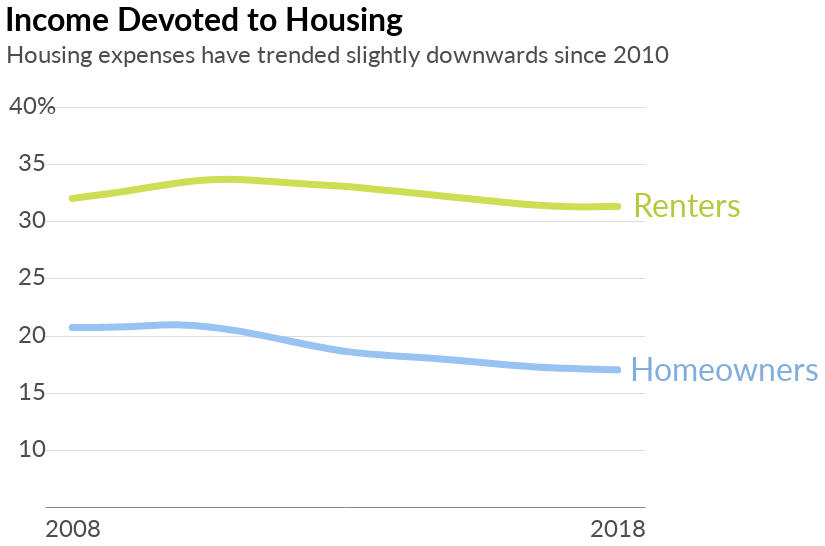

The cell this chart's notebook holds for it:
### Code cell
nat_comb_plot = (nat_mort + nat_rent + renters + homeowners + y_labels).configure_title(fontSize=32)
nat_comb_plot

### Figure 1 — Vega-Lite specification as saved in the notebook (floating-point values rounded to 4 significant figures)
{"width": 600, "height": 400, "background": "white", "config": {"title": {"fontSize": 32, "anchor": "start", "font": "Lato", "offset": 5}, "axisX": {"grid": false, "labelFont": "Lato", "labelFontSize": 16, "labelAngle": 0, "labelPadding": 10, "ticks": false, "tickSize": 5, "title": null, "titleFont": "Lato", "titleFontSize": 16, "titleFontWeight": "normal", "titleY": 30, "titleX": 280}, "axisY": {"grid": true, "gridOpacity": 1, "labelFont": "Lato", "labelFontSize": 16, "labelLimit": 100, "labelAlign": "left", "labelPadding": 20, "ticks": false, "title": null, "titleFont": "Lato", "titleFontWeight": "normal", "titleFontSize": 16, "titleAlign": "left", "titleAngle": 0, "titleY": -20, "titleX": -20, "domainWidth": 0}, "view": {"strokeOpacity": 0}}, "layer": [{"mark": {"type": "line", "color": "#97c2f2", "interpolate": "basis", "size": 7, "strokeCap": "round"}, "encoding": {"x": {"type": "ordinal", "axis": {"labelFontSize": 24, "labelOpacity": 0.7, "values": [2008, 2018]}, "field": "Year"}, "y": {"type": "quantitative", "axis": {"format": "%", "labelFontSize": 24, "labelOpacity": 0, "labelPadding": 40, "values": [0.1, 0.15, 0.2, 0.25, 0.3, 0.35, 0.4]}, "field": "Mort_Share_Inc_dec", "scale": {"domain": [0.05, 0.4]}}}}, {"mark": {"type": "line", "color": "#cede54", "interpolate": "basis", "size": 7, "strokeCap": "round"}, "encoding": {"x": {"type": "ordinal", "axis": {"labelFontSize": 24, "labelOpacity": 0.7, "values": [2008, 2018]}, "field": "Year"}, "y": {"type": "quantitative", "axis": {"format": "%", "labelFontSize": 24, "labelOpacity": 0, "labelPadding": 40, "titleFontSize": 24, "titleOpacity": 0.7, "titleX": -40, "titleY": -40, "values": [0.1, 0.15, 0.2, 0.25, 0.3, 0.35, 0.4]}, "field": "Rent_Share_Inc_dec", "scale": {"domain": [0.05, 0.4]}, "title": "Housing expenses have trended slightly downwards since 2010"}}, "title": "Income Devoted to Housing"}, {"data": {"name": "data-5f7fb31f323ec38e6b91cf9c612472a5"}, "mark": {"type": "text", "color": "#b7c83e", "dx": 615, "dy": -357, "font": "lato", "fontSize": 32}, "encoding": {"text": {"type": "nominal", "field": "Text"}, "x": {"type": "ordinal", "field": "Year"}, "y": {"type": "quantitative", "field": "Numbers"}}}, {"data": {"name": "data-bd7968d3208dcea8303bdbd68c547dd1"}, "mark": {"type": "text", "color": "#81addc", "dx": 598, "dy": -136, "font": "lato", "fontSize": 32}, "encoding": {"text": {"type": "nominal", "field": "Text"}, "x": {"type": "ordinal", "field": "Year"}, "y": {"type": "quantitative", "field": "Numbers"}}}, {"data": {"name": "data-a815693c02e533420e8557e69edee18a"}, "mark": {"type": "text", "dx": -40, "dy": 0, "font": "lato", "fontSize": 24, "opacity": 0.7}, "encoding": {"text": {"type": "nominal", "field": "text"}, "x": {"type": "ordinal", "field": "x"}, "y": {"type": "quantitative", "field": "y"}}}], "data": {"name": "data-c790d6339ac680404a8629eb8560b18f"}, "$schema": "https://vega.github.io/schema/vega-lite/v4.0.0.json", "datasets": {"data-c790d6339ac680404a8629eb8560b18f": [{"Year": 2008, "Region": "United States", "Owners30": 30.3, "Renters30": 47.0, "Med_Mort": 1126.0, "Med_Rent": 841.0, "Med_Mort_Inc": 5431.0, "Med_Rent_Inc": 2629.0, "Owned_Units": 76090000.0, "Rented_Units": 38150000.0, "Mort_Rent_Diff": -285.0, "Rent_Mort_Diff": 285.0, "Rent_Mort_Diff_div_Rent": 33.89, "MR_Diff_Per_Rent_Inc": -10.84, "RM_Diff_Per_Mort_Inc": 5.25, "Mort_Less30": 69.7, "Rent_Less30": 53.0, "Total_Units": 114200000.0, "Owned_Units_Per_dec": 0.666, "Owned_Units_Per_whole": 66.6, "Rent_Units_Per_dec": 0.334, "Rent_Units_Per_whole": 33.4, "Mort_Share_Inc_dec": 0.207, "Mort_Share_Inc_whole": 20.7, "Rent_Share_Inc_dec": 0.32, "Rent_Share_Inc_whole": 32.0}, {"Year": 2009, "Region": "United States", "Owners30": 30.3, "Renters30": 47.5, "Med_Mort": 1148.0, "Med_Rent": 871.0, "Med_Mort_Inc": 5550.0, "Med_Rent_Inc": 2671.0, "Owned_Units": 75900000.0, "Rented_Units": 38860000.0, "Mort_Rent_Diff": -277.0, "Rent_Mort_Diff": 277.0, "Rent_Mort_Diff_div_Rent": 31.8, "MR_Diff_Per_Rent_Inc": -10.37, "RM_Diff_Per_Mort_Inc": 4.99, "Mort_Less30": 69.7, "Rent_Less30": 52.5, "Total_Units": 114800000.0, "Owned_Units_Per_dec": 0.661, "Owned_Units_Per_whole": 66.1, "Rent_Units_Per_dec": 0.339, "Rent_Units_Per_whole": 33.9, "Mort_Share_Inc_dec": 0.207, "Mort_Share_Inc_whole": 20.7, "Rent_Share_Inc_dec": 0.326, "Rent_Share_Inc_whole": 32.6}, {"Year": 2010, "Region": "United States", "Owners30": 30.5, "Renters30": 48.9, "Med_Mort": 1104.0, "Med_Rent": 855.0, "Med_Mort_Inc": 5242.0, "Med_Rent_Inc": 2556.0, "Owned_Units": 74870000.0, "Rented_Units": 39690000.0, "Mort_Rent_Diff": -249.0, "Rent_Mort_Diff": 249.0, "Rent_Mort_Diff_div_Rent": 29.12, "MR_Diff_Per_Rent_Inc": -9.74, "RM_Diff_Per_Mort_Inc": 4.75, "Mort_Less30": 69.5, "Rent_Less30": 51.1, "Total_Units": 114600000.0, "Owned_Units_Per_dec": 0.654, "Owned_Units_Per_whole": 65.4, "Rent_Units_Per_dec": 0.346, "Rent_Units_Per_whole": 34.6, "Mort_Share_Inc_dec": 0.211, "Mort_Share_Inc_whole": 21.1, "Rent_Share_Inc_dec": 0.335, "Rent_Share_Inc_whole": 33.5}, {"Year": 2011, "Region": "United States", "Owners30": 29.6, "Renters30": 49.3, "Med_Mort": 1094.0, "Med_Rent": 871.0, "Med_Mort_Inc": 5339.0, "Med_Rent_Inc": 2578.0, "Owned_Units": 74260000.0, "Rented_Units": 40730000.0, "Mort_Rent_Diff": -223.0, "Rent_Mort_Diff": 223.0, "Rent_Mort_Diff_div_Rent": 25.6, "MR_Diff_Per_Rent_Inc": -8.65, "RM_Diff_Per_Mort_Inc": 4.18, "Mort_Less30": 70.4, "Rent_Less30": 50.7, "Total_Units": 115000000.0, "Owned_Units_Per_dec": 0.646, "Owned_Units_Per_whole": 64.6, "Rent_Units_Per_dec": 0.354, "Rent_Units_Per_whole": 35.4, "Mort_Share_Inc_dec": 0.205, "Mort_Share_Inc_whole": 20.5, "Rent_Share_Inc_dec": 0.338, "Rent_Share_Inc_whole": 33.8}, {"Year": 2012, "Region": "United States", "Owners30": 27.1, "Renters30": 48.1, "Med_Mort": 1066.0, "Med_Rent": 884.0, "Med_Mort_Inc": 5460.0, "Med_Rent_Inc": 2657.0, "Owned_Units": 74120000.0, "Rented_Units": 41850000.0, "Mort_Rent_Diff": -182.0, "Rent_Mort_Diff": 182.0, "Rent_Mort_Diff_div_Rent": 20.59, "MR_Diff_Per_Rent_Inc": -6.85, "RM_Diff_Per_Mort_Inc": 3.33, "Mort_Less30": 72.9, "Rent_Less30": 51.9, "Total_Units": 116000000.0, "Owned_Units_Per_dec": 0.639, "Owned_Units_Per_whole": 63.9, "Rent_Units_Per_dec": 0.361, "Rent_Units_Per_whole": 36.1, "Mort_Share_Inc_dec": 0.195, "Mort_Share_Inc_whole": 19.5, "Rent_Share_Inc_dec": 0.333, "Rent_Share_Inc_whole": 33.3}, {"Year": 2013, "Region": "United States", "Owners30": 25.3, "Renters30": 47.7, "Med_Mort": 1031.0, "Med_Rent": 905.0, "Med_Mort_Inc": 5569.0, "Med_Rent_Inc": 2736.0, "Owned_Units": 73840000.0, "Rented_Units": 42450000.0, "Mort_Rent_Diff": -126.0, "Rent_Mort_Diff": 126.0, "Rent_Mort_Diff_div_Rent": 13.92, "MR_Diff_Per_Rent_Inc": -4.61, "RM_Diff_Per_Mort_Inc": 2.26, "Mort_Less30": 74.7, "Rent_Less30": 52.3, "Total_Units": 116300000.0, "Owned_Units_Per_dec": 0.635, "Owned_Units_Per_whole": 63.5, "Rent_Units_Per_dec": 0.365, "Rent_Units_Per_whole": 36.5, "Mort_Share_Inc_dec": 0.185, "Mort_Share_Inc_whole": 18.5, "Rent_Share_Inc_dec": 0.331, "Rent_Share_Inc_whole": 33.1}, {"Year": 2014, "Region": "United States", "Owners30": 24.8, "Renters30": 47.9, "Med_Mort": 1046.0, "Med_Rent": 934.0, "Med_Mort_Inc": 5733.0, "Med_Rent_Inc": 2866.0, "Owned_Units": 73990000.0, "Rented_Units": 43270000.0, "Mort_Rent_Diff": -112.0, "Rent_Mort_Diff": 112.0, "Rent_Mort_Diff_div_Rent": 11.99, "MR_Diff_Per_Rent_Inc": -3.91, "RM_Diff_Per_Mort_Inc": 1.95, "Mort_Less30": 75.2, "Rent_Less30": 52.1, "Total_Units": 117300000.0, "Owned_Units_Per_dec": 0.631, "Owned_Units_Per_whole": 63.1, "Rent_Units_Per_dec": 0.369, "Rent_Units_Per_whole": 36.9, "Mort_Share_Inc_dec": 0.182, "Mort_Share_Inc_whole": 18.2, "Rent_Share_Inc_dec": 0.326, "Rent_Share_Inc_whole": 32.6}, {"Year": 2015, "Region": "United States", "Owners30": 23.7, "Renters30": 46.8, "Med_Mort": 1062.0, "Med_Rent": 959.0, "Med_Mort_Inc": 5919.0, "Med_Rent_Inc": 2989.0, "Owned_Units": 74510000.0, "Rented_Units": 43700000.0, "Mort_Rent_Diff": -103.0, "Rent_Mort_Diff": 103.0, "Rent_Mort_Diff_div_Rent": 10.74, "MR_Diff_Per_Rent_Inc": -3.45, "RM_Diff_Per_Mort_Inc": 1.74, "Mort_Less30": 76.3, "Rent_Less30": 53.2, "Total_Units": 118200000.0, "Owned_Units_Per_dec": 0.63, "Owned_Units_Per_whole": 63.0, "Rent_Units_Per_dec": 0.37, "Rent_Units_Per_whole": 37.0, "Mort_Share_Inc_dec": 0.179, "Mort_Share_Inc_whole": 17.9, "Rent_Share_Inc_dec": 0.321, "Rent_Share_Inc_whole": 32.1}, {"Year": 2016, "Region": "United States", "Owners30": 22.7, "Renters30": 46.1, "Med_Mort": 1062.0, "Med_Rent": 981.0, "Med_Mort_Inc": 6094.0, "Med_Rent_Inc": 3105.0, "Owned_Units": 75020000.0, "Rented_Units": 43840000.0, "Mort_Rent_Diff": -81.0, "Rent_Mort_Diff": 81.0, "Rent_Mort_Diff_div_Rent": 8.26, "MR_Diff_Per_Rent_Inc": -2.61, "RM_Diff_Per_Mort_Inc": 1.33, "Mort_Less30": 77.3, "Rent_Less30": 53.9, "Total_Units": 118900000.0, "Owned_Units_Per_dec": 0.631, "Owned_Units_Per_whole": 63.1, "Rent_Units_Per_dec": 0.369, "Rent_Units_Per_whole": 36.9, "Mort_Share_Inc_dec": 0.174, "Mort_Share_Inc_whole": 17.4, "Rent_Share_Inc_dec": 0.316, "Rent_Share_Inc_whole": 31.6}, {"Year": 2017, "Region": "United States", "Owners30": 22.1, "Renters30": 45.9, "Med_Mort": 1079.0, "Med_Rent": 1012.0, "Med_Mort_Inc": 6323.0, "Med_Rent_Inc": 3245.0, "Owned_Units": 76680000.0, "Rented_Units": 43380000.0, "Mort_Rent_Diff": -67.0, "Rent_Mort_Diff": 67.0, "Rent_Mort_Diff_div_Rent": 6.62, "MR_Diff_Per_Rent_Inc": -2.06, "RM_Diff_Per_Mort_Inc": 1.06, "Mort_Less30": 77.9, "Rent_Less30": 54.1, "Total_Units": 120100000.0, "Owned_Units_Per_dec": 0.639, "Owned_Units_Per_whole": 63.9, "Rent_Units_Per_dec": 0.361, "Rent_Units_Per_whole": 36.1, "Mort_Share_Inc_dec": 0.171, "Mort_Share_Inc_whole": 17.1, "Rent_Share_Inc_dec": 0.312, "Rent_Share_Inc_whole": 31.2}, {"Year": 2018, "Region": "United States", "Owners30": 22.3, "Renters30": 46.1, "Med_Mort": 1103.0, "Med_Rent": 1058.0, "Med_Mort_Inc": 6504.0, "Med_Rent_Inc": 3378.0, "Owned_Units": 77710000.0, "Rented_Units": 43810000.0, "Mort_Rent_Diff": -45.0, "Rent_Mort_Diff": 45.0, "Rent_Mort_Diff_div_Rent": 4.25, "MR_Diff_Per_Rent_Inc": -1.33, "RM_Diff_Per_Mort_Inc": 0.69, "Mort_Less30": 77.7, "Rent_Less30": 53.9, "Total_Units": 121500000.0, "Owned_Units_Per_dec": 0.639, "Owned_Units_Per_whole": 63.9, "Rent_Units_Per_dec": 0.361, "Rent_Units_Per_whole": 36.1, "Mort_Share_Inc_dec": 0.17, "Mort_Share_Inc_whole": 17.0, "Rent_Share_Inc_dec": 0.313, "Rent_Share_Inc_whole": 31.3}], "data-5f7fb31f323ec38e6b91cf9c612472a5": [{"Year": 2008, "Numbers": 0.0, "Text": "Renters"}], "data-bd7968d3208dcea8303bdbd68c547dd1": [{"Year": 2009, "Numbers": 0.05, "Text": "Homeowners"}], "data-a815693c02e533420e8557e69edee18a": [{"x": 2008, "y": 0.1, "text": "10    "}, {"x": 2008, "y": 0.15, "text": "15    "}, {"x": 2008, "y": 0.2, "text": "20    "}, {"x": 2008, "y": 0.25, "text": "25    "}, {"x": 2008, "y": 0.3, "text": "30    "}, {"x": 2008, "y": 0.35, "text": "35    "}, {"x": 2008, "y": 0.4, "text": "40%"}]}}
